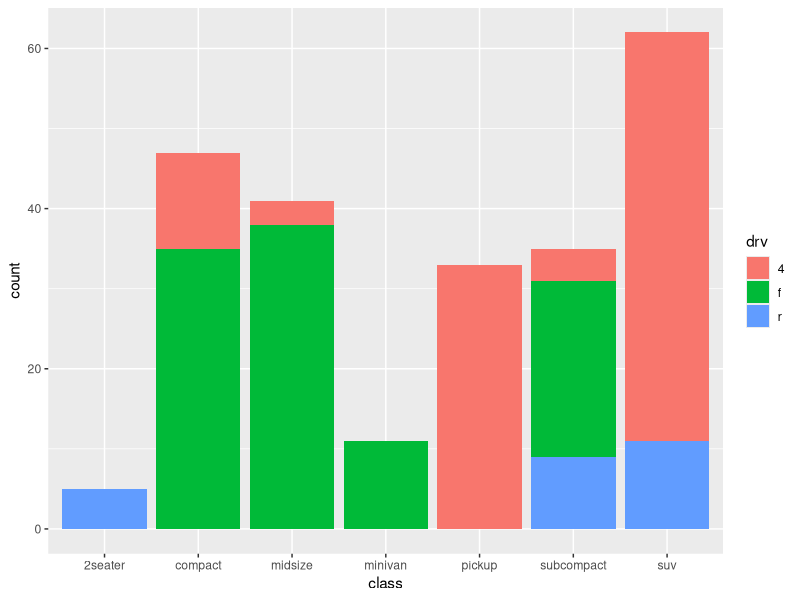
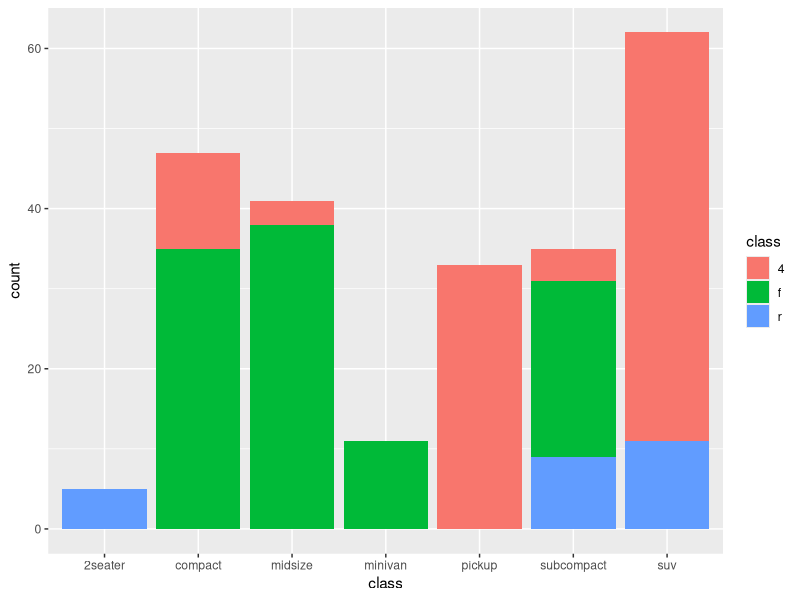
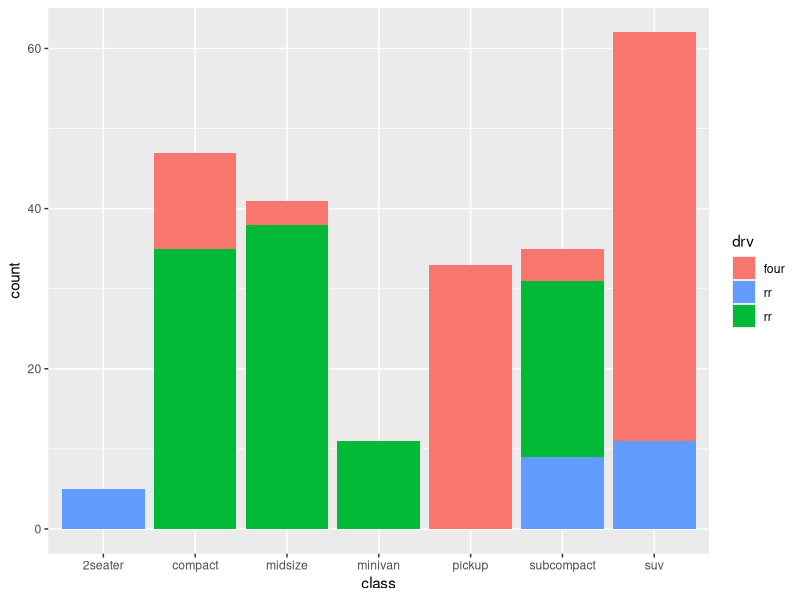
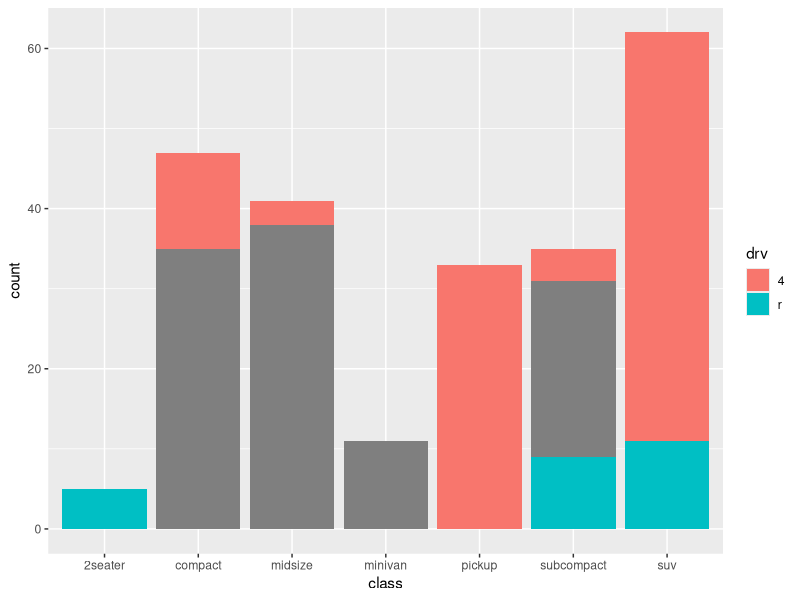
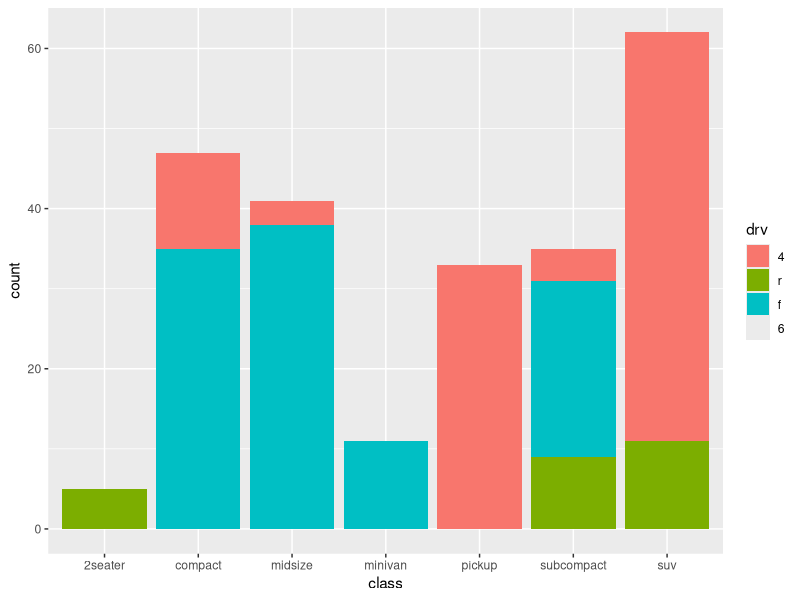
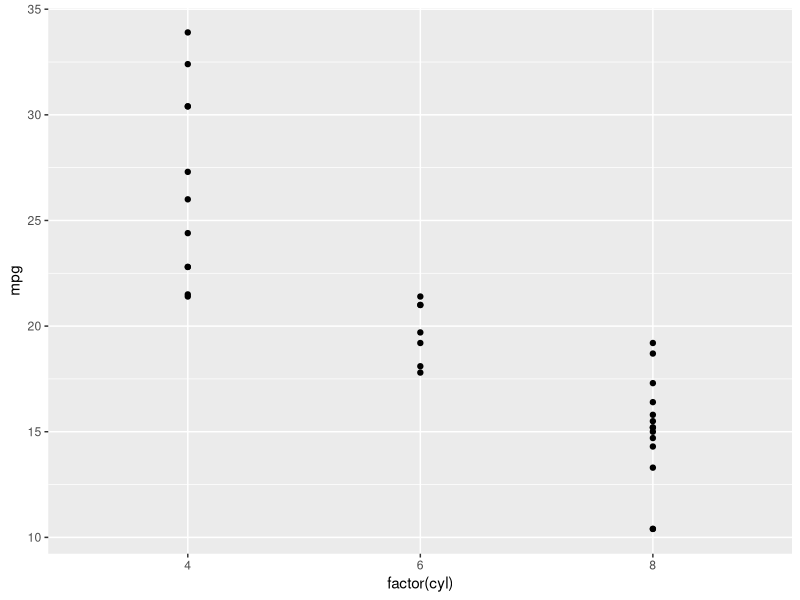
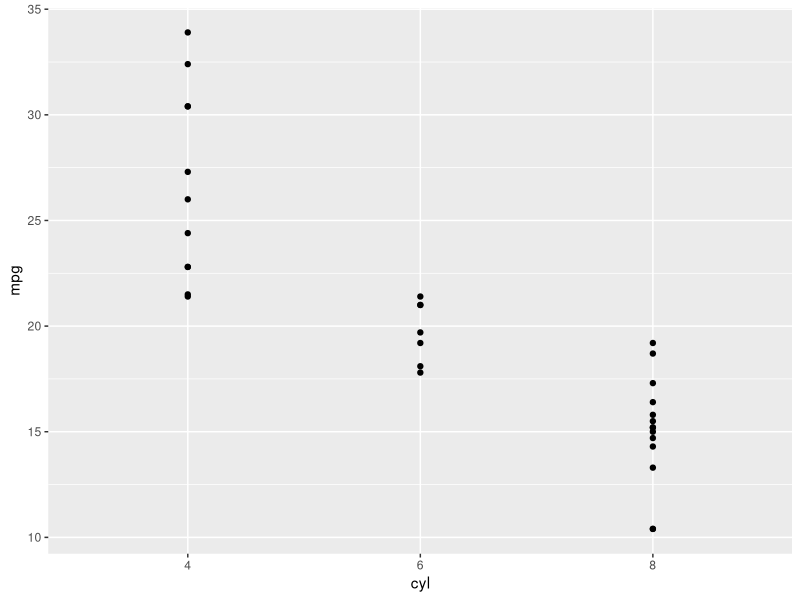
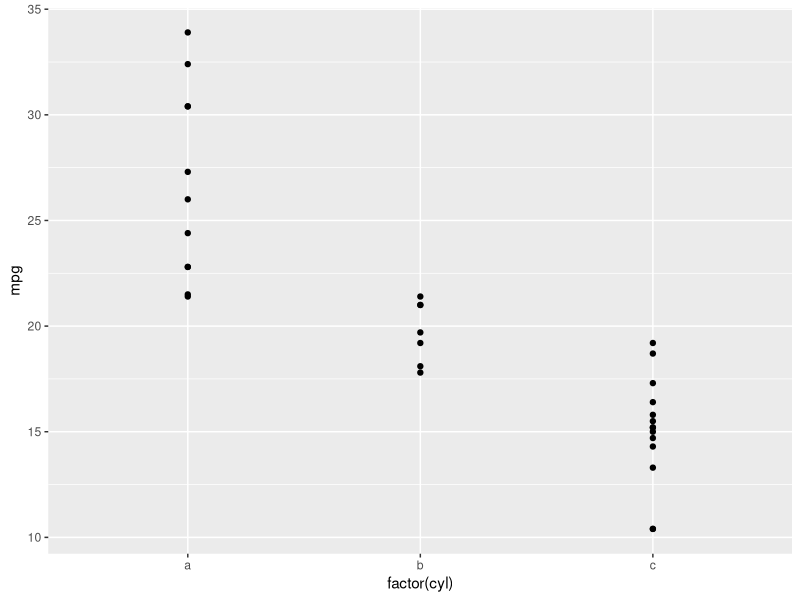

The R source for these figures, in order:
## ---- chunk 1
library(tidyverse)
## ---- chunk 2
p0 <- ggplot(mpg, aes(class))+geom_bar(aes(fill=drv));p0
## ---- chunk 3
#更改图例名字 #
p0 + scale_fill_discrete(name="class") 
## ---- chunk 4
# 对应指定并更改图例标签 #
p0 + scale_fill_discrete (breaks = c("4", "r", "f"), 
                          labels = c("four", "rr", "rr"))
## ---- chunk 5
# 只显示4和r对应部分# 
p0 + scale_fill_discrete (limits=c("4", "r")) 
## ---- chunk 6
# 多出一个分类#
p0 + scale_fill_discrete (limits=c("4", "r", "f", "6"))
## ---- chunk 7
p1 <- ggplot(mtcars, aes(factor(cyl), mpg)) + geom_point();p1
## ---- chunk 8
p1 + scale_x_discrete(name="cyl") 
## ---- chunk 9
p1 + scale_x_discrete(labels = c("4"="a","6"="b","8"="c")) 
## ---- chunk 10
p1 + scale_x_discrete(labels = letters[1:3],breaks=c("4","6","8")) 
## ---- chunk 11
p1 + scale_x_discrete(labels = c("4"="a","6"="b"))
## ---- chunk 12
p1 + scale_x_discrete(labels = letters[1:3])
## ---- chunk 13
p1 + scale_x_discrete(limits=c("4","6"))
## ---- chunk 14
p2<-ggplot(mpg,aes(displ, hwy , color = cyl))+geom_point();p2
## ---- chunk 15
p2 +scale_color_continuous (name="Cyl",
                            breaks=c(7.5,6.2,4.9),
                            labels=c("a","b","c"))
## ---- chunk 16
p2 +scale_color_continuous (name="CYL",
                            limits=c(5,6.8))
## ---- chunk 17
p3 <- ggplot(mtcars, aes(factor(cyl), mpg)) + geom_point();p3
## ---- chunk 18
p3 + scale_y_continuous("ylab_mpg")
## ---- chunk 19
p3 + scale_y_continuous(breaks = c(10,20,30))
## ---- chunk 20
p3 + scale_y_continuous(breaks = c(10,20,30), labels=scales::dollar)
## ---- chunk 21
p3 + scale_y_continuous(limits = c(10,30))
## ---- chunk 22
p3 + scale_y_reverse() # 纵坐标翻转，小数在上面，大数在下面#
## ---- chunk 23
p3 + scale_y_log10()
## ---- chunk 24
p3 + scale_y_continuous(trans = "log10")
## ---- chunk 25
p3 + scale_y_sqrt()
## ---- chunk 26
p0 <- ggplot(mpg, aes(class))+geom_bar(aes(fill=drv));p0 
## ---- chunk 27
p0 + scale_fill_manual(values=c("red", "blue", "green")) # 直接指定三个颜色# 
## ---- chunk 28
p0 + scale_color_hue(h=c(15,100)) #前面使用fill分组，用color系列无效#
## ---- chunk 29
p0 + scale_fill_brewer(palette = "Greens",direction = -1)
## ---- chunk 30
p0 + scale_fill_grey(start=1, end=0.5)#0为黑，1为白#
## ---- chunk 31
x <- sample(LETTERS,13); y <- 1:13
x
## ---- chunk 32
y
## ---- chunk 33
p<-ggplot()+geom_col(data=NULL,aes(x,y,fill=x));p
## ---- chunk 34
p+scale_fill_brewer()
## ---- chunk 35
p+scale_fill_brewer(palette="YlOrRd")
## ---- chunk 36
x<-x[1:8];y<-y[1:8]
x
## ---- chunk 37
y
## ---- chunk 38
p<-ggplot()+geom_col(data=NULL,aes(x,y,fill=x));p
## ---- chunk 39
p+scale_fill_brewer()
## ---- chunk 40
p+scale_fill_brewer(palette="YlOrRd")
## ---- chunk 41
p1<-ggplot(mpg,aes(displ, hwy , color = cyl))+geom_point();p1
## ---- chunk 42
p1 + scale_color_gradient2(low = "white", mid = "red", high = "black") 
## ---- chunk 43
p1 + scale_color_gradientn(colours = terrain.colors(10))
## ---- chunk 44
p1 + scale_color_distiller(palette = "Spectral")
## ---- chunk 45
p<-ggplot(faithfuld, aes(waiting, eruptions)) + geom_raster(aes(fill = density));p
## ---- chunk 46
max(faithfuld$density);min(faithfuld$density)  
## ---- chunk 47
p + scale_fill_gradient(limits=c(0.001,0.004))   
## ---- chunk 48
p + scale_fill_gradient(low = 'blue', high = 'red')
## ---- chunk 49
p + scale_fill_gradient2(low = 'blue', high = 'red')  
## ---- chunk 50
p + scale_fill_gradient2(low = 'blue', high = 'red', midpoint = 0.02)
## ---- chunk 51
p + scale_fill_gradientn(colours = c('black','blue','red','white'))  
## ---- chunk 52
p + scale_fill_gradientn(colours = topo.colors(10))  
## ---- chunk 53
p + scale_fill_gradientn(colours = terrain.colors(10))  
## ---- chunk 54
p + scale_fill_gradientn(colours = heat.colors(10))
## ---- chunk 55
p + scale_fill_gradientn(colours = cm.colors(10))
## ---- chunk 56
p + scale_fill_distiller(palette = "Spectral")
## ---- chunk 57
pp1<-ggplot(mpg,aes(displ, hwy , color = "blue"))+geom_point();pp1
## ---- chunk 58
pp1+scale_color_identity( )
## ---- chunk 59
col <- c("red","yellow","blue","black")
val <- abs(rnorm(4))*10;val
## ---- chunk 60
data<-data.frame("col"=col,"val"=val)
data
## ---- chunk 61
pp2<-ggplot(data,aes(x=col,y=val,fill=col))+geom_col();pp2
## ---- chunk 62
pp2+scale_fill_identity()
## ---- chunk 63
df_shapes <- data.frame(shape = 0:24)
df_shapes
## ---- chunk 64
ggplot(df_shapes, aes(0, 0, shape = shape)) +
  geom_point(aes(shape = shape), size = 5, fill = 'red') +
  scale_shape_identity() +
  facet_wrap(~shape)
## ---- chunk 65
p<-ggplot(mpg)+
   geom_point(aes(cty, hwy, shape = manufacturer));p
## ---- chunk 66
p+ scale_shape_manual(values=seq(1,15,1))
## ---- chunk 67
df_lines <- data.frame(
    linetype = factor(
        1:4,
        labels = c("solid", "longdash", "dashed", "dotted")
    )
)
df_lines
## ---- chunk 68
ggplot(df_lines) +
    geom_hline(aes(linetype = linetype, yintercept = 0), size = 2) +
    scale_linetype_identity() +
    facet_grid(linetype ~ .) 
## ---- chunk 69
df_lines <- data.frame(
    linetype = factor(
        1:13,
        labels = as.character(seq(0,12,1))
    )
)
ggplot(df_lines) +
    geom_hline(aes(linetype = linetype, yintercept = 0), size = 2) +
    facet_grid(linetype ~ .) 
## ---- chunk 70
p<-ggplot(mpg)+
   geom_point(aes(displ, hwy, size = hwy),alpha=0.2);p
## ---- chunk 71
p+ scale_size()
## ---- chunk 72
p+scale_size(range=c(0,10))
## ---- chunk 73
p+scale_size_area(max_size=10)
## ---- chunk 74
p+scale_radius(range=c(0,10))
